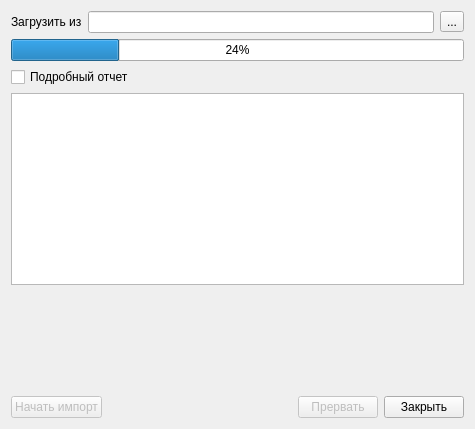
<ui version="4.0" >
 <class>ImportRbComplain</class>
 <widget class="QDialog" name="ImportRbComplain" >
  <property name="geometry" >
   <rect>
    <x>0</x>
    <y>0</y>
    <width>475</width>
    <height>429</height>
   </rect>
  </property>
  <property name="windowTitle" >
   <string>Импорт справочника `Жалобы`</string>
  </property>
  <layout class="QGridLayout" >
   <item row="0" column="0" >
    <layout class="QHBoxLayout" >
     <property name="spacing" >
      <number>6</number>
     </property>
     <property name="margin" >
      <number>0</number>
     </property>
     <item>
      <widget class="QLabel" name="label" >
       <property name="text" >
        <string>Загрузить из</string>
       </property>
      </widget>
     </item>
     <item>
      <widget class="QLineEdit" name="edtFileName" />
     </item>
     <item>
      <widget class="QToolButton" name="btnSelectFile" >
       <property name="text" >
        <string>...</string>
       </property>
      </widget>
     </item>
    </layout>
   </item>
   <item row="1" column="0" >
    <widget class="CProgressBar" name="progressBar" >
     <property name="value" >
      <number>24</number>
     </property>
     <property name="orientation" >
      <enum>Qt::Horizontal</enum>
     </property>
    </widget>
   </item>
   <item row="4" column="0" >
    <widget class="QLabel" name="statusLabel" >
     <property name="text" >
      <string/>
     </property>
    </widget>
   </item>
   <item row="5" column="0" >
    <spacer>
     <property name="orientation" >
      <enum>Qt::Vertical</enum>
     </property>
     <property name="sizeHint" stdset="0" >
      <size>
       <width>20</width>
       <height>40</height>
      </size>
     </property>
    </spacer>
   </item>
   <item row="6" column="0" >
    <layout class="QHBoxLayout" >
     <property name="spacing" >
      <number>6</number>
     </property>
     <property name="margin" >
      <number>0</number>
     </property>
     <item>
      <widget class="QPushButton" name="btnImport" >
       <property name="enabled" >
        <bool>false</bool>
       </property>
       <property name="text" >
        <string>Начать импорт</string>
       </property>
      </widget>
     </item>
     <item>
      <spacer>
       <property name="orientation" >
        <enum>Qt::Horizontal</enum>
       </property>
       <property name="sizeHint" stdset="0" >
        <size>
         <width>40</width>
         <height>20</height>
        </size>
       </property>
      </spacer>
     </item>
     <item>
      <widget class="QPushButton" name="btnAbort" >
       <property name="enabled" >
        <bool>false</bool>
       </property>
       <property name="text" >
        <string>Прервать</string>
       </property>
      </widget>
     </item>
     <item>
      <widget class="QPushButton" name="btnClose" >
       <property name="text" >
        <string>Закрыть</string>
       </property>
      </widget>
     </item>
    </layout>
   </item>
   <item row="3" column="0" >
    <widget class="QTextBrowser" name="logBrowser" />
   </item>
   <item row="2" column="0" >
    <widget class="QCheckBox" name="chkFullLog" >
     <property name="text" >
      <string>Подробный отчет</string>
     </property>
    </widget>
   </item>
  </layout>
 </widget>
 <customwidgets>
  <customwidget>
   <class>CProgressBar</class>
   <extends>QProgressBar</extends>
   <header>library/ProgressBar.h</header>
  </customwidget>
 </customwidgets>
 <resources/>
 <connections/>
</ui>
